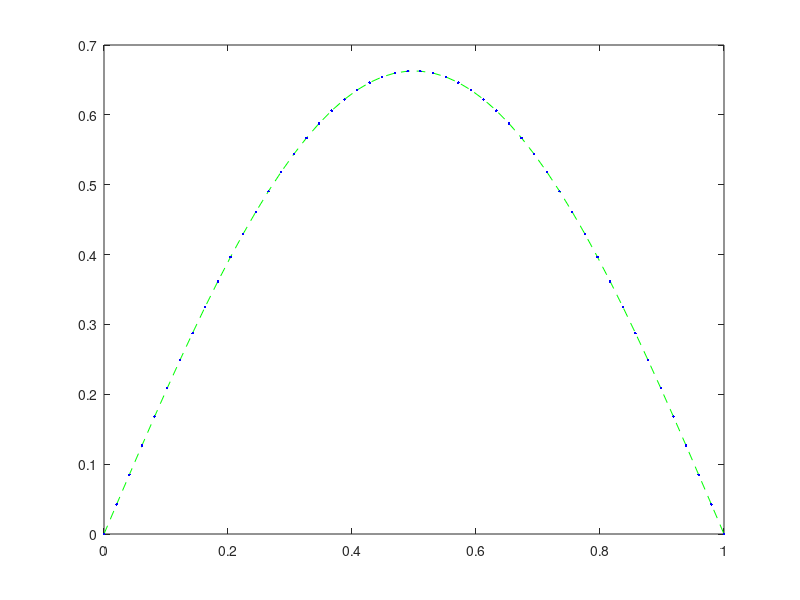

This chart was generated by the following MATLAB code:

%
%    name:     heat.m
%    synopsis: Matlab auxiliary code to test the
%              mpi/openmp/sequential heat solvers
%

%
% ----- explicit finite difference solution (FTCS)
%
clear all;

% parameters
J = 50;
N = 200;

% parameters
nu = 0.5;
dx = 1/(J-1);
dt = nu*dx^2;
T  = N*dt;

% initial conditions
x  = linspace(0,1,J);
u  = sin(pi*x);

% time-marching
for n = 1:N
  uo = u;

  u(1) = 0;
  for j = 2:J-1
    xj = (j-1)*dx;
    fj = sin(pi*xj);
    u(j) = uo(j) + nu*(uo(j-1)-2.0*uo(j)+uo(j+1));
  end
  u(end) = 0;
end

% plot results
plot(x,sin(pi*x)*exp(-pi^2*T),'g--', x,u,'b.');

% end
